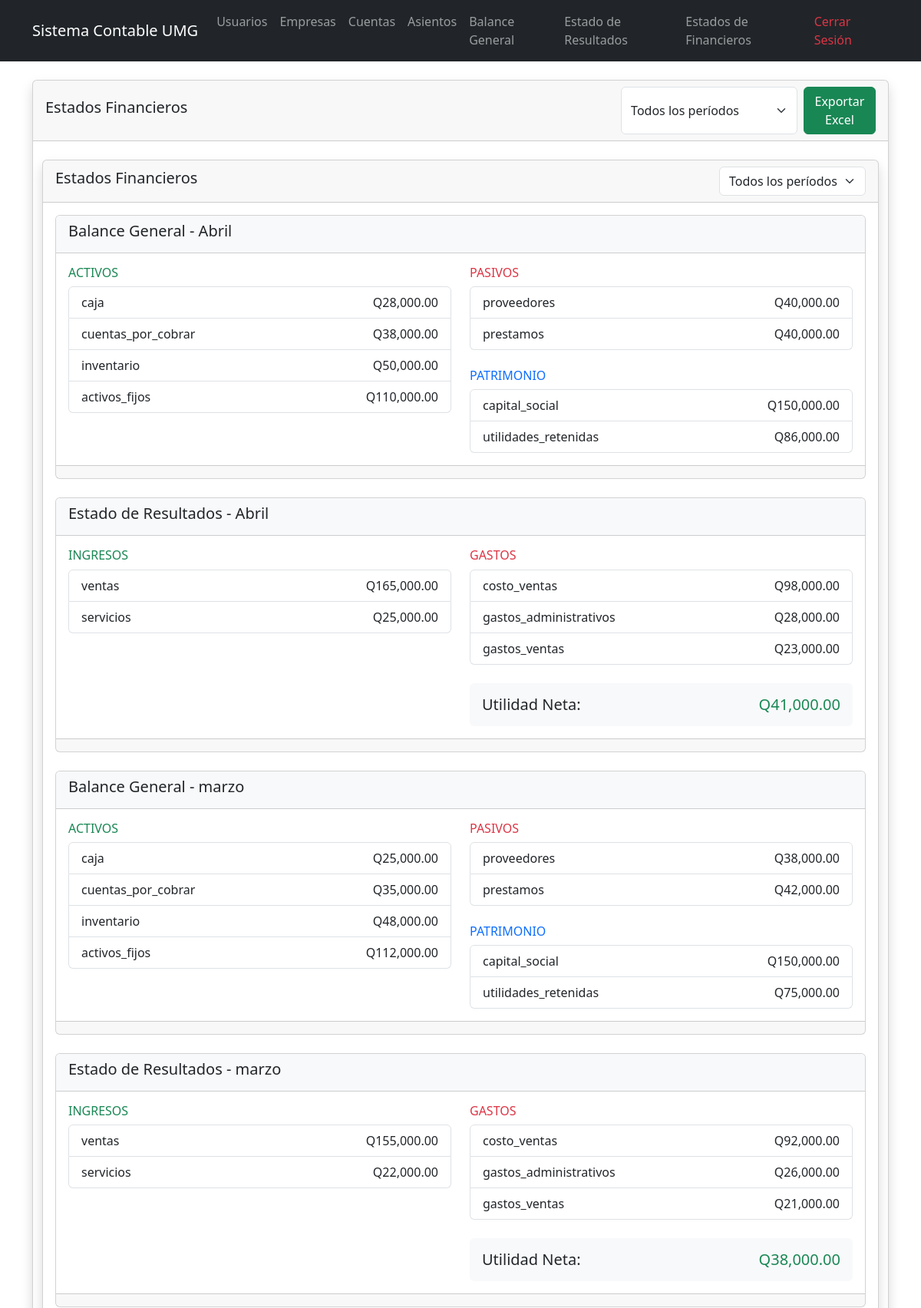
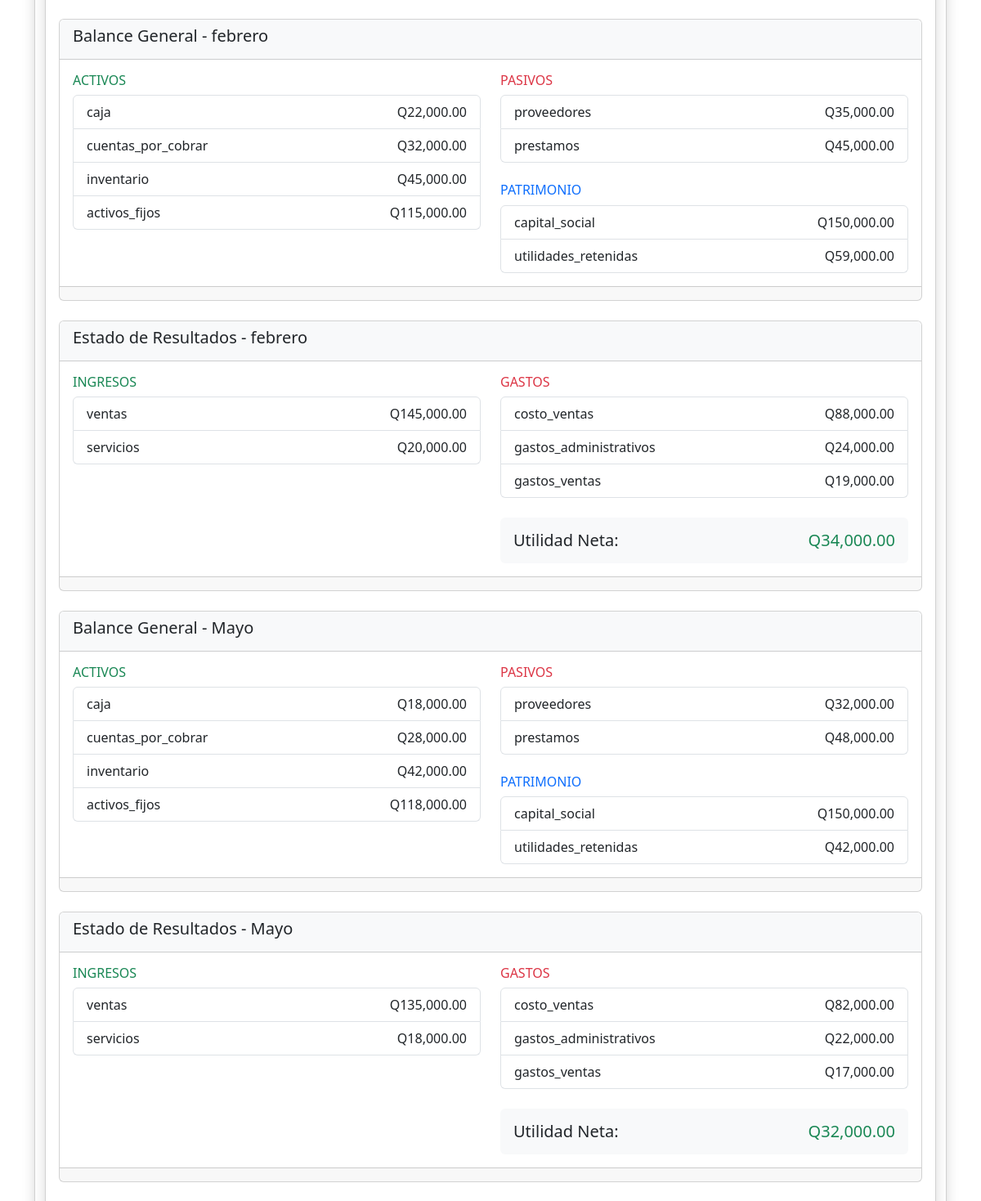
/estados_financieros.php (signed in, upper part), run on the app's committed database (2 pictures, top to bottom).
### tables this page shows
CREATE TABLE `estados_financieros` (
  `id_estado` int(11) NOT NULL,
  `tipo` enum('Balance General','Estado de Resultados') NOT NULL,
  `id_periodo` int(11) DEFAULT NULL,
  `datos` longtext DEFAULT NULL CHECK (json_valid(`datos`))
);

CREATE TABLE `periodos` (
  `id_periodo` int(11) NOT NULL,
  `nombre` varchar(50) NOT NULL,
  `fecha_inicio` date DEFAULT NULL,
  `fecha_fin` date DEFAULT NULL
);

### estados_financieros.php (the view, shortened to what this page needs)
<?php
include 'config/database.php';
$id_periodo = $_GET['periodo'] ?? null;
$where = $id_periodo ? " WHERE id_periodo = " . (int)$id_periodo : "";
$estados = $pdo->query("
    SELECT e.*, p.nombre as periodo
    FROM estados_financieros e
    LEFT JOIN periodos p ON e.id_periodo = p.id_periodo
    $where
    ORDER BY e.id_periodo DESC, e.tipo
")->fetchAll();
?>
<!DOCTYPE html>
<html lang="es">
<head>
    <?php include 'includes/header.php'; ?>
</head>
<body>
    <div class="container mt-4">
        <div class="row">
            <div class="col-md-12">
                <div class="card shadow">
                    <div class="card-header d-flex justify-content-between align-items-center">
                        <h5>Estados Financieros</h5>
                        <div class="d-flex gap-2">
                            <form method="GET" class="d-flex gap-2">
                                <select name="periodo" class="form-select" onchange="this.form.submit()">
                                    <option value="">Todos los períodos</option>
                                </select>
                                <button type="submit" class="btn btn-success">
                                    <i class="fas fa-file-excel"></i> Exportar Excel
                                </button>
                            </form>
                        </div>
                    </div>
                    <div class="container mt-4">
        <div class="row">
            <div class="col-md-30">
                <div class="card shadow">
                    <div class="card-header d-flex justify-content-between align-items-center">
                        <h5>Estados Financieros</h5>
                        <form method="GET" class="d-flex gap-2">
                            <select name="periodo" class="form-select" onchange="this.form.submit()">
                                <option value="">Todos los períodos</option>
                            </select>
                        </form>
                    </div>
                    <div class="card-body">
                        <?php if(empty($estados)): ?>
                            <div class="alert alert-info">No se encontraron estados financieros</div>
                        <?php else: ?>
                            <?php foreach($estados as $e):
                                $datos = json_decode($e['datos'], true);
                            ?>
                                <div class="card mb-4">
                                    <div class="card-header bg-light">
                                        <h5><?= htmlspecialchars($e['tipo']) ?> - <?= htmlspecialchars($e['periodo']) ?></h5>
                                    </div>
                                    <div class="card-body">
                                        <?php if($e['tipo'] == 'Balance General'): ?>
                                            <div class="row">
                                                <div class="col-md-6">
                                                    <h6 class="text-success">ACTIVOS</h6>
                                                    <ul class="list-group">
                                                        <?php foreach($datos['activos'] as $nombre => $monto): ?>
                                                            <li class="list-group-item d-flex justify-content-between">
                                                                <?= htmlspecialchars($nombre) ?>
                                                                <span>Q<?= number_format($monto, 2) ?></span>
                                                            </li>
                                                        <?php endforeach; ?>
                                                    </ul>
                                                </div>
                                                <div class="col-md-6">
                                                    <div class="mb-4">
                                                        <h6 class="text-danger">PASIVOS</h6>
                                                        <ul class="list-group">
                                                            <?php foreach($datos['pasivos'] as $nombre => $monto): ?>
                                                                <li class="list-group-item d-flex justify-content-between">
                                                                    <?= htmlspecialchars($nombre) ?>
                                                                    <span>Q<?= number_format($monto, 2) ?></span>
                                                                </li>
                                                            <?php endforeach; ?>
                                                        </ul>
                                                    </div>
                                                    <div>
                                                        <h6 class="text-primary">PATRIMONIO</h6>
                                                        <ul class="list-group">
                                                            <?php foreach($datos['patrimonio'] as $nombre => $monto): ?>
                                                                <li class="list-group-item d-flex justify-content-between">
                                                                    <?= htmlspecialchars($nombre) ?>
                                                                    <span>Q<?= number_format($monto, 2) ?></span>
                                                                </li>
                                                            <?php endforeach; ?>
                                                        </ul>
                                                    </div>
                                                </div>
                                            </div>
                                        <?php else: ?>
                                            <div class="row">
                                                <div class="col-md-6">
                                                    <h6 class="text-success">INGRESOS</h6>
                                                    <ul class="list-group">
                                                        <?php foreach($datos['ingresos'] as $nombre => $monto): ?>
                                                            <li class="list-group-item d-flex justify-content-between">
                                                                <?= htmlspecialchars($nombre) ?>
                                                                <span>Q<?= number_format($monto, 2) ?></span>
                                                            </li>
                                                        <?php endforeach; ?>
                                                    </ul>
                                                </div>
                                                <div class="col-md-6">
                                                    <h6 class="text-danger">GASTOS</h6>
                                                    <ul class="list-group">
                                                        <?php foreach($datos['gastos'] as $nombre => $monto): ?>
                                                            <li class="list-group-item d-flex justify-content-between">
                                                                <?= htmlspecialchars($nombre) ?>
                                                                <span>Q<?= number_format($monto, 2) ?></span>
                                                            </li>
                                                        <?php endforeach; ?>
                                                    </ul>
                                                    <div class="mt-4 p-3 bg-light rounded">
                                                        <h5 class="mb-0">Utilidad Neta:
                                                            <span class="float-end <?= $datos['utilidad_neta'] >= 0 ? 'text-success' : 'text-danger' ?>">
                                                                Q<?= number_format($datos['utilidad_neta'], 2) ?>
                                                            </span>
                                                        </h5>
                                                    </div>
                                                </div>
                                            </div>
                                        <?php endif; ?>
                                    </div>
                                    <div class="card-footer text-muted small">
                                    </div>
                                </div>
                            <?php endforeach; ?>
                        <?php endif; ?>
                    </div>
                </div>
            </div>
        </div>
    </div>
                </div>
            </div>
        </div>
    </div>
</body>
</html>

### data on the page
estados_financieros: tipo "Balance General", id_periodo.nombre "Abril", nombre "caja", datos "28,000.00", nombre "cuentas_por_cobrar", datos "38,000.00", nombre "inventario", datos "50,000.00", nombre "activos_fijos", datos "110,000.00", nombre "proveedores", datos "40,000.00", nombre "prestamos", nombre "capital_social", datos "150,000.00", nombre "utilidades_retenidas", datos "86,000.00"
estados_financieros: tipo "Estado de Resultados", id_periodo.nombre "Abril", nombre "ventas", datos "165,000.00", nombre "servicios", datos "25,000.00", nombre "costo_ventas", datos "98,000.00", nombre "gastos_administrativos", datos "28,000.00", nombre "gastos_ventas", datos "23,000.00", datos "41,000.00"
estados_financieros: tipo "Balance General", id_periodo.nombre "marzo", nombre "caja", datos "25,000.00", nombre "cuentas_por_cobrar", datos "35,000.00", nombre "inventario", datos "48,000.00", nombre "activos_fijos", datos "112,000.00", nombre "proveedores", datos "38,000.00", nombre "prestamos", datos "42,000.00", nombre "capital_social", datos "150,000.00", nombre "utilidades_retenidas", datos "75,000.00"
estados_financieros: tipo "Estado de Resultados", id_periodo.nombre "marzo", nombre "ventas", datos "155,000.00", nombre "servicios", datos "22,000.00", nombre "costo_ventas", datos "92,000.00", nombre "gastos_administrativos", datos "26,000.00", nombre "gastos_ventas", datos "21,000.00", datos "38,000.00"
estados_financieros: tipo "Balance General", id_periodo.nombre "febrero", nombre "caja", datos "22,000.00", nombre "cuentas_por_cobrar", datos "32,000.00", nombre "inventario", datos "45,000.00", nombre "activos_fijos", datos "115,000.00", nombre "proveedores", datos "35,000.00", nombre "prestamos", nombre "capital_social", datos "150,000.00", nombre "utilidades_retenidas", datos "59,000.00"
estados_financieros: tipo "Estado de Resultados", id_periodo.nombre "febrero", nombre "ventas", datos "145,000.00", nombre "servicios", datos "20,000.00", nombre "costo_ventas", datos "88,000.00", nombre "gastos_administrativos", datos "24,000.00", nombre "gastos_ventas", datos "19,000.00", datos "34,000.00"
estados_financieros: tipo "Balance General", id_periodo.nombre "Mayo", nombre "caja", datos "18,000.00", nombre "cuentas_por_cobrar", datos "28,000.00", nombre "inventario", datos "42,000.00", nombre "activos_fijos", datos "118,000.00", nombre "proveedores", datos "32,000.00", nombre "prestamos", datos "48,000.00", nombre "capital_social", datos "150,000.00", nombre "utilidades_retenidas"
estados_financieros: tipo "Estado de Resultados", id_periodo.nombre "Mayo", nombre "ventas", datos "135,000.00", nombre "servicios", datos "18,000.00", nombre "costo_ventas", datos "82,000.00", nombre "gastos_administrativos", datos "22,000.00", nombre "gastos_ventas", datos "17,000.00", datos "32,000.00"
